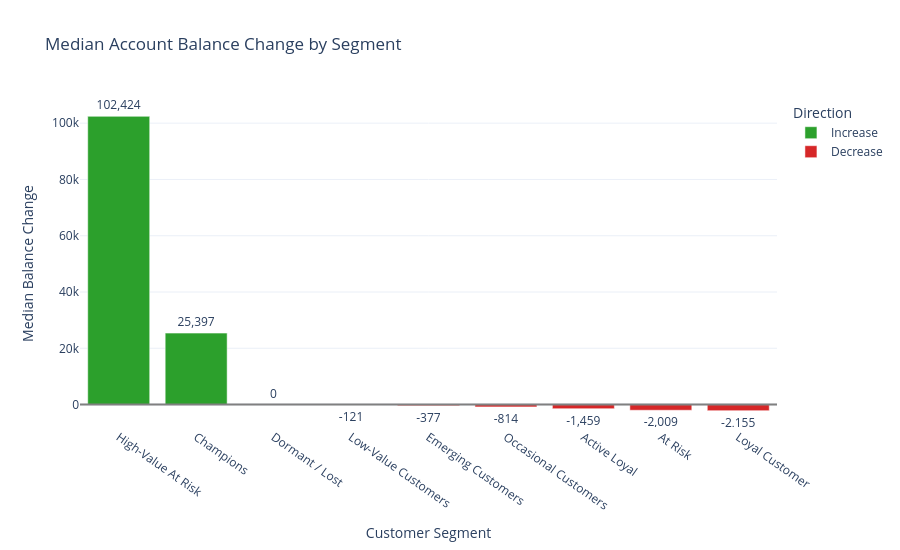

Notebook source saved alongside this figure:
### Markdown cell above
2. Account Balance Changes by Customer Segment
- FirstAccountBalance: The customer's account balance recorded at their first transaction.
- LastAccountBalance: The customer's account balance recorded at their last transaction.
- Balance Change: LastAccountBalance minus FirstAccountBalance.
- Median: The middle value of the balance changes within each segment.
- Purpose: To compare balance increases and decreases across customer segments and identify patterns that may need further investigation.

### Code cell
import plotly.express as px

balance_data = modelling_data.copy()

# Calculate account balance changes
balance_data["BalanceChange"] = (
    balance_data["LastAccountBalance"]
    - balance_data["FirstAccountBalance"]
)

# Calculate median balance change per segment
balance_profile = (
    balance_data
    .groupby("Segment", as_index=False)
    .agg(MedianBalanceChange=("BalanceChange", "median"))
    .sort_values("MedianBalanceChange", ascending=False)
)

# Classify balance changes
balance_profile["Direction"] = balance_profile[
    "MedianBalanceChange"
].apply(lambda x: "Increase" if x >= 0 else "Decrease")

fig = px.bar(
    balance_profile,
    x="Segment",
    y="MedianBalanceChange",
    color="Direction",
    color_discrete_map={
        "Increase": "#2ca02c",
        "Decrease": "#d62728"
    },
    text="MedianBalanceChange",
    title="Median Account Balance Change by Segment"
)

fig.update_traces(
    texttemplate="%{text:,.0f}",
    textposition="outside"
)

fig.update_layout(
    height=550,
    xaxis_title="Customer Segment",
    yaxis_title="Median Balance Change",
    xaxis_tickangle=35,
    template="plotly_white"
)

fig.add_hline(y=0, line_color="gray")

fig.show()

### Figure 1 — Plotly figure (JSON) as saved in the notebook; plotly's stock layout.template omitted (floating-point values rounded to 4 significant figures)
{"data": [{"hovertemplate": "Direction=Increase<br>Segment=%{x}<br>MedianBalanceChange=%{text}<extra></extra>", "legendgroup": "Increase", "marker": {"color": "#2ca02c", "pattern": {"shape": ""}}, "name": "Increase", "orientation": "v", "showlegend": true, "text": [102400.0, 25400.0, 0.0], "textposition": "outside", "texttemplate": "%{text:,.0f}", "type": "bar", "x": ["High-Value At Risk", "Champions", "Dormant / Lost"], "xaxis": "x", "y": [102400.0, 25400.0, 0.0], "yaxis": "y"}, {"hovertemplate": "Direction=Decrease<br>Segment=%{x}<br>MedianBalanceChange=%{text}<extra></extra>", "legendgroup": "Decrease", "marker": {"color": "#d62728", "pattern": {"shape": ""}}, "name": "Decrease", "orientation": "v", "showlegend": true, "text": [-121.2, -377.0, -813.8, -1459.0, -2009.0, -2155.0], "textposition": "outside", "texttemplate": "%{text:,.0f}", "type": "bar", "x": ["Low-Value Customers", "Emerging Customers", "Occasional Customers", "Active Loyal", "At Risk", "Loyal Customer"], "xaxis": "x", "y": [-121.2, -377.0, -813.8, -1459.0, -2009.0, -2155.0], "yaxis": "y"}], "layout": {"barmode": "relative", "height": 550, "legend": {"title": {"text": "Direction"}, "tracegroupgap": 0}, "shapes": [{"line": {"color": "gray"}, "type": "line", "x0": 0, "x1": 1, "xref": "x domain", "y0": 0, "y1": 0, "yref": "y"}], "title": {"text": "Median Account Balance Change by Segment"}, "xaxis": {"anchor": "y", "domain": [0, 1], "tickangle": 35, "title": {"text": "Customer Segment"}}, "yaxis": {"anchor": "x", "domain": [0, 1], "title": {"text": "Median Balance Change"}}}}
